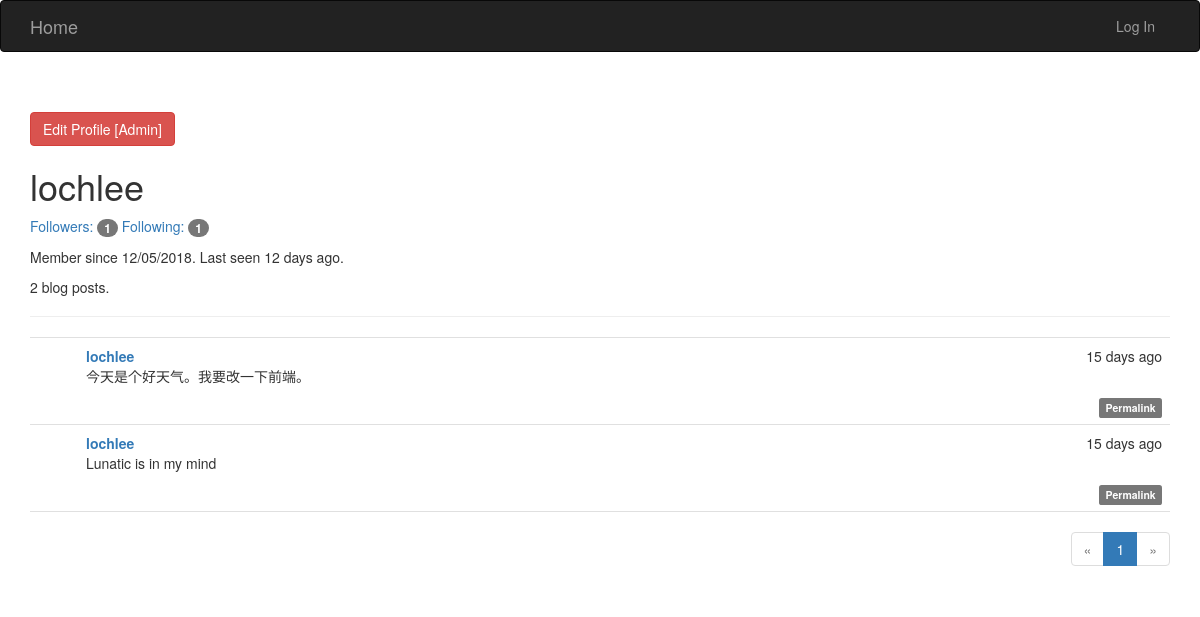
The app's page /user/lochlee, older data.
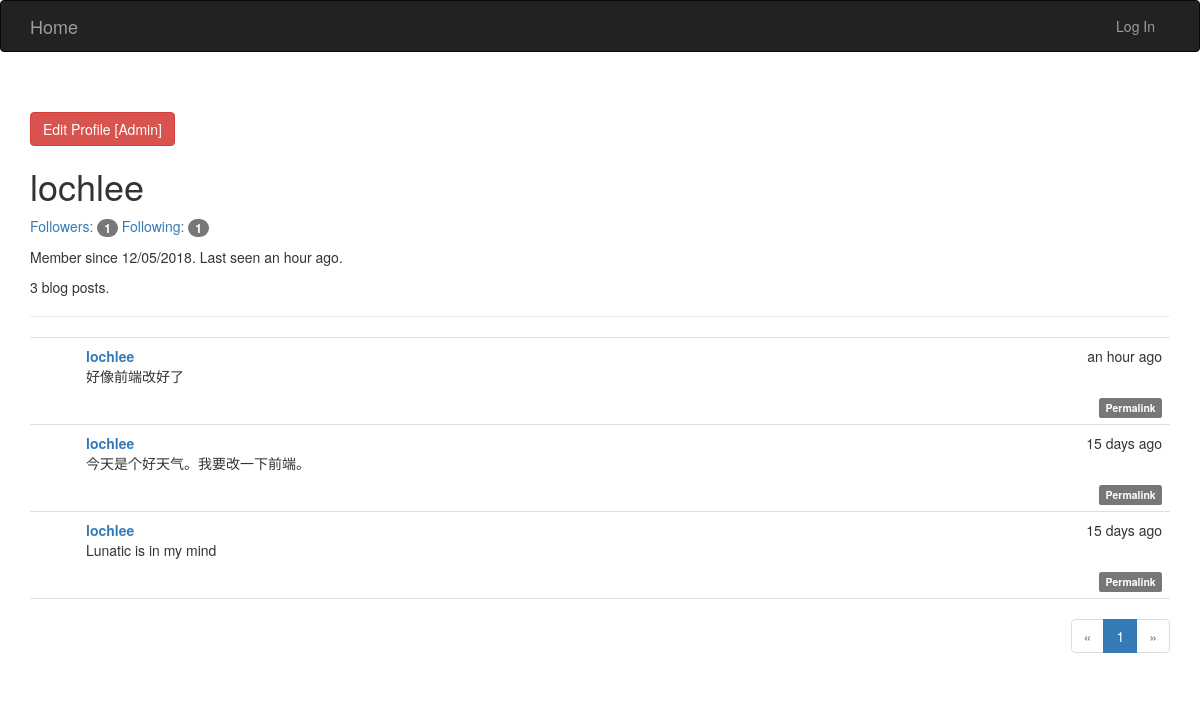
The same page, newer data.
### app/models.py (models this page shows, shortened)
class User(db.Model,UserMixin):
	__tablename__='users'
	id=db.Column(db.Integer,primary_key=True)
	email=db.Column(db.String(64),unique=True,index=True)
	username=db.Column(db.String(64),unique=True)
	role_id=db.Column(db.Integer,db.ForeignKey('roles.id'))
	password_hash=db.Column(db.String(128))
	confirmed=db.Column(db.Boolean,default=False)
	name=db.Column(db.String(64))
	location=db.Column(db.String(64))
	about_me=db.Column(db.Text())
	member_since=db.Column(db.DateTime(),default=datetime.utcnow)
	last_seen=db.Column(db.DateTime(),default=datetime.utcnow)
	posts=db.relationship('Post',backref='author',lazy='dynamic')
	followers=db.relationship('Follow',foreign_keys=[Follow.followed_id],backref=db.backref('followed',lazy='joined'),lazy='dynamic',cascade='all,delete-orphan')
	followed=db.relationship('Follow',foreign_keys=[Follow.follower_id],backref=db.backref('follower',lazy='joined'),lazy='dynamic',cascade='all,delete-orphan')
	comments=db.relationship('Comment',backref='author',lazy='dynamic')
	photo=db.relationship('Photo',backref='user')
	def can(self,permissions):
		return self.role is not None and (self.role.permissions&permissions)==permissions
	def is_administrator(self):
		return self.can(Permission.ADMINISTER)
	@property
	def password(self):
		raise AttributeError('password is not a readable attribute')

class Post(db.Model):
	__tablename__='posts'
	id=db.Column(db.Integer,primary_key=True)
	body=db.Column(db.Text)
	timestamp=db.Column(db.DateTime,index=True,default=datetime.utcnow)
	author_id=db.Column(db.Integer,db.ForeignKey('users.id'))
	body_html=db.Column(db.Text)
	comments=db.relationship('Comment',backref='post',lazy='dynamic')

### app/main/views.py (the view)
@main.route('/user/<username>')
def user(username):
    user = User.query.filter_by(username=username).first()
    if user is None:
        abort(404)
    page=request.args.get('page',1,type=int)
    pagination=user.posts.order_by(Post.timestamp.desc()).paginate(page,per_page=current_app.config['POSTS_PER_PAGE'],error_out=False)
    posts=pagination.items
    return render_template('user.html', user=user,posts=posts,pagination=pagination)

### app/auth/views.py (called while the page is built)
@auth.before_app_request
def before_request():
	if current_user.is_authenticated:
		current_user.ping()
		if not current_user.confirmed and request.endpoint[:5]!='auth.' and request.endpoint!='static':
			return redirect(url_for('auth.unconfirmed'))

### app/main/__init__.py (called while the page is built)
@main.app_context_processor
def inject_permissions():
	return dict(Permission=Permission)

### app/models.py (called while the page is built)
	def can(self,permissions):
		return False

	def is_administrator(self):
		return False

### app/templates/user.html (shortened to what this page needs)
{% extends 'base.html' %}
{% import "_macros.html" as macro %}
{% block page_content %}
<div class="page-header">
	{% if user.is_administrator() %}
	<a href="{{url_for('main.edit_profile_admin',id=user.id)}}" class="btn btn-danger">Edit Profile [Admin] </a>
	{% endif %}
	<h1>{{user.username}}</h1>
	<p>
        <a href="{{ url_for('.followers', username=user.username) }}">Followers: <span class="badge">{{ user.followers.count() }}</span></a>
        <a href="{{ url_for('.followed_by', username=user.username) }}">Following: <span class="badge">{{ user.followed.count() }}</span></a>
    </p>
	<p>
		Member since {{moment(user.member_since).format('L')}}.
		Last seen {{moment(user.last_seen).fromNow()}}.
	</p>
    <p>{{ user.posts.count() }} blog posts.</p>
</div>
{% include "_posts.html" %}
{% if pagination %}
<div class="pagination">
	{{macro.pagination_widget(pagination,'main.user',username=user.username)}}
</div>
{% endif %}
{% endblock %}

### app/templates/base.html (shortened to what this page needs)
{% extends "bootstrap/base.html" %}
{% block head %}
{{ super() }}
<link rel="stylesheet" type="text/css" href="{{ url_for('static', filename='styles.css') }}">
{% endblock %}
{% block navbar %}
<div class="navbar navbar-inverse navbar-embossed navbar-expand-lg" role='navigation'>
    <div class="container">
        <div class="navbar-header">
            <a class="navbar-brand" href="{{ url_for('main.index') }}">Home</a>
        </div>
        <div class="navbar-collapse collapse">
            <ul class="nav navbar-nav navbar-right">
                {% if current_user.is_authenticated %}
                <li><a href="{{url_for('auth.logout')}}">Log Out</a></li>
                {% else %}
                <li><a href="{{url_for('auth.login')}}">Log In</a></li>
                {% endif %}
            </ul>
        </div>
    </div>
</div>
{%- endblock navbar %}
{% block content -%}
<div class="container">
    {% block page_content %}{% endblock %}
</div>
{%- endblock content %}

### app/templates/_macros.html
{% macro pagination_widget(pagination,endpoint) %}
<ul class="pagination">
	<li {% if not pagination.has_prev %} class="disabled" {% endif %}>
		<a href="{% if pagination.has_prev %} {{url_for(endpoint,page=pagination.page-1,**kwargs)}}
		{% else %}#{% endif %}">
			&laquo;
		</a>
	</li>
	{% for p in pagination.iter_pages() %}
		{% if p %}
			{% if p==pagination.page %}
			<li class="active">
				<a href="{{url_for(endpoint,page=p,**kwargs)}}">{{p}}</a>
			</li>
			{% else %}
			<li>
				<a href="{{url_for(endpoint,page=p,**kwargs)}}">{{p}}</a>
			</li>
			{% endif %}
		{% else %}
		<li class="disabled">
			<a href="#">&hellip;</a>
		</li>
		{% endif %}
	{% endfor %}
	<li {% if not pagination.has_next %} class='disabled' {% endif %}>
		<a href="{% if pagination.has_next %} {{url_for(endpoint,page=pagination.page+1,**kwargs)}} {% else %}#{% endif %}">
			&raquo;
		</a>
	</li>
</ul>
{% endmacro %}

### app/templates/_posts.html (shortened to what this page needs)
<ul class="posts">
    {% for post in posts %}
    <li class="post">
        <div class="post-content">
            <div class="post-date">
                {{moment(post.timestamp).fromNow()}}
            </div>
            <div class="post-author">
                <a href="{{url_for('main.user',username=post.author.username)}}">
				{{post.author.username}}
			</a>
            </div>
            <div class="post-body">
            	{% if post.body_html %}
            		{{post.body_html|safe}}
        		{% else %}
                	{{post.body}}
            	{% endif %}
            </div>
            <div class="post-footer">
            	<a href="{{url_for('.post',id=post.id)}}">
            		<span class="label label-default">Permalink</span>
            	</a>
            </div>
        </div>
    </li>
    {% endfor %}
</ul>

### app/static/styles.css (style rules this page uses)
ul.posts { list-style-type: none; padding: 0px; margin: 16px 0px 0px 0px; border-top: 1px solid #e0e0e0; }
ul.posts li.post { padding: 8px; border-bottom: 1px solid #e0e0e0; }
div.post-date { float: right; }
div.post-author { font-weight: bold; }
div.post-content { margin-left: 48px; min-height: 48px; }
div.post-footer { text-align: right; }
div.pagination { width: 100%; text-align: right; padding: 0px; margin: 0px; }

Row changes from the older to the newer data that the page shows:
changed User "lochlee": last_seen "12 days ago" → "an hour ago"
added Post: timestamp "an hour ago", author.username "lochlee", body_html "好像前端改好了"
Text that changed along with them:
{{ user.posts.count() }}: "2" → "3"
